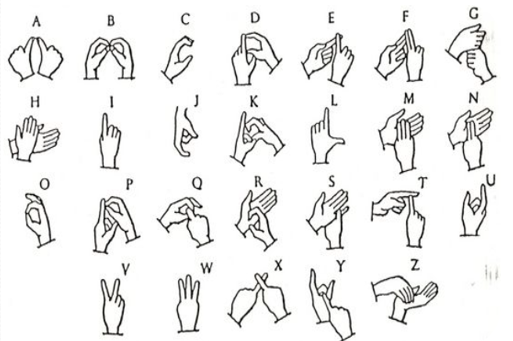
#> input picture Alphabet Gesture.png, 513 x 341 px, given in place of the camera
$ python alphabet_dataset_collection.py
#> lines starting #> are read from the running program, lines starting #| are printed output that depends on the picture; after the words box and inside, x2 and y2 are one past the last pixel; in counts of white or black regions, pixels touching at a corner belong together
import cv2
import os
from string import ascii_uppercase

if not os.path.exists("dataset-alpha"):
    os.makedirs("dataset-alpha")
if not os.path.exists("dataset-alpha/train"):
    os.makedirs("dataset-alpha/train")
if not os.path.exists("dataset-alpha/test"):
    os.makedirs("dataset-alpha/test")

#making directory for alphabets

for i in ascii_uppercase:
    if not os.path.exists("dataset-alpha/train/"+i):
        os.makedirs("dataset-alpha/train/"+i)
    if not os.path.exists("dataset-alpha/test/"+i):
        os.makedirs("dataset-alpha/test/"+i)


mode = 'train/'
folder = 'dataset-alpha/'+mode
cam = cv2.VideoCapture(0)
while True:
    x,y=10,50
    _, frame = cam.read()
#> frame is the input picture: shape (341, 513, 3); mean B, G, R 238.6, 239.2, 239.2
    frame = cv2.flip(frame,1)
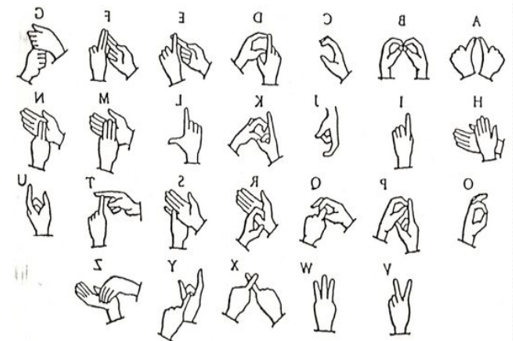
#> frame: shape (341, 513, 3); mean B, G, R 238.6, 239.2, 239.2
    no_of_img = { }
    for i in ascii_uppercase:
        no_of_img[i] = len(os.listdir(folder + i))

    for i in ascii_uppercase:
        cv2.putText(frame, i+": " + str(no_of_img[i]), (x, y), cv2.FONT_HERSHEY_PLAIN, 1, (0, 255, 0), 1)
        y = y+20
        if i == 'V':
            x = x+60
            y=50
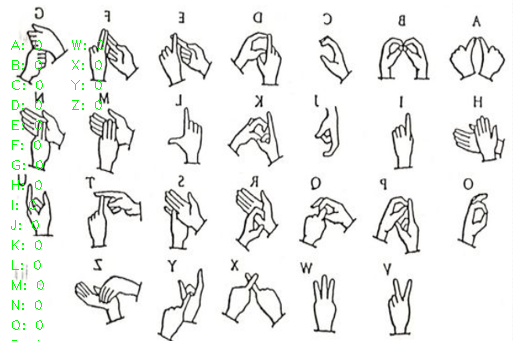
#> frame: shape (341, 513, 3); 0.58% of pixels changed, all inside (x1, y1, x2, y2) = (11, 40, 104, 341)
#> after the loop, x = 70

    # [5 lines of commented-out code are left out]

    cv2.rectangle(frame, (319, 9), (620 + 1, 309), (0, 255, 0), 1)
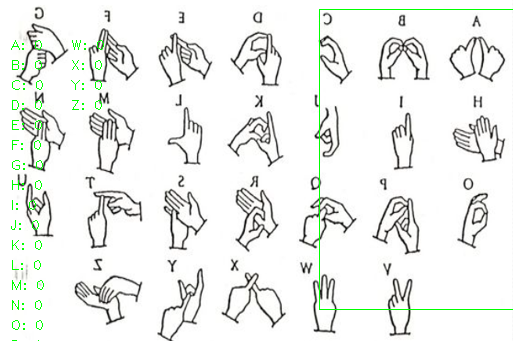
#> frame: shape (341, 513, 3); 0.39% of pixels changed, all inside (x1, y1, x2, y2) = (319, 9, 513, 310)
    roi = frame[10:300, 320:620]
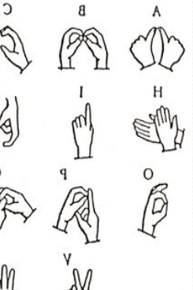
#> roi: shape (290, 193, 3); mean B, G, R 238.8, 239.3, 239.3

    cv2.imshow("Frame", frame)

    gray = cv2.cvtColor(roi, cv2.COLOR_BGR2GRAY)
    gaussblur = cv2.GaussianBlur(gray,(5,5),2)
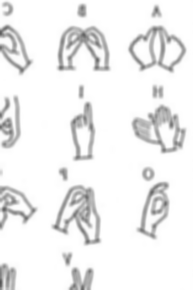
#> gaussblur: shape (290, 193); min 83, max 255, mean 239.2
    smallthres = cv2.adaptiveThreshold(gaussblur,255,cv2.ADAPTIVE_THRESH_GAUSSIAN_C,cv2.THRESH_BINARY_INV,9,2.8)
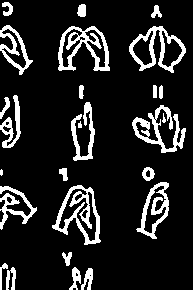
#> smallthres: shape (290, 193); 13.7% white; 26 white regions (1 under 20 px), largest, box (x1, y1, x2, y2) and area: (52, 185, 101, 245) 1001, (58, 26, 110, 71) 964, (132, 105, 186, 153) 858
    ret, final_image = cv2.threshold(smallthres, 70, 255, cv2.THRESH_BINARY_INV + cv2.THRESH_OTSU)
#> ret = 0
    final_image = cv2.resize(final_image, (300, 300))
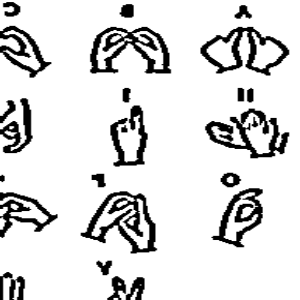
#> final_image: shape (300, 300); min 0, max 255, mean 220
    cv2.imshow("BW", final_image)
    interrupt = cv2.waitKey(1) & 0xFF
#> (key Esc is pressed here)
    for j in ascii_uppercase:
        if interrupt == ord(j):
            cv2.imwrite(folder + j+'/' + str(no_of_img[j]) + '.jpg', final_image)
    if interrupt == 27:
        break
cam.release()
cv2.destroyAllWindows()
